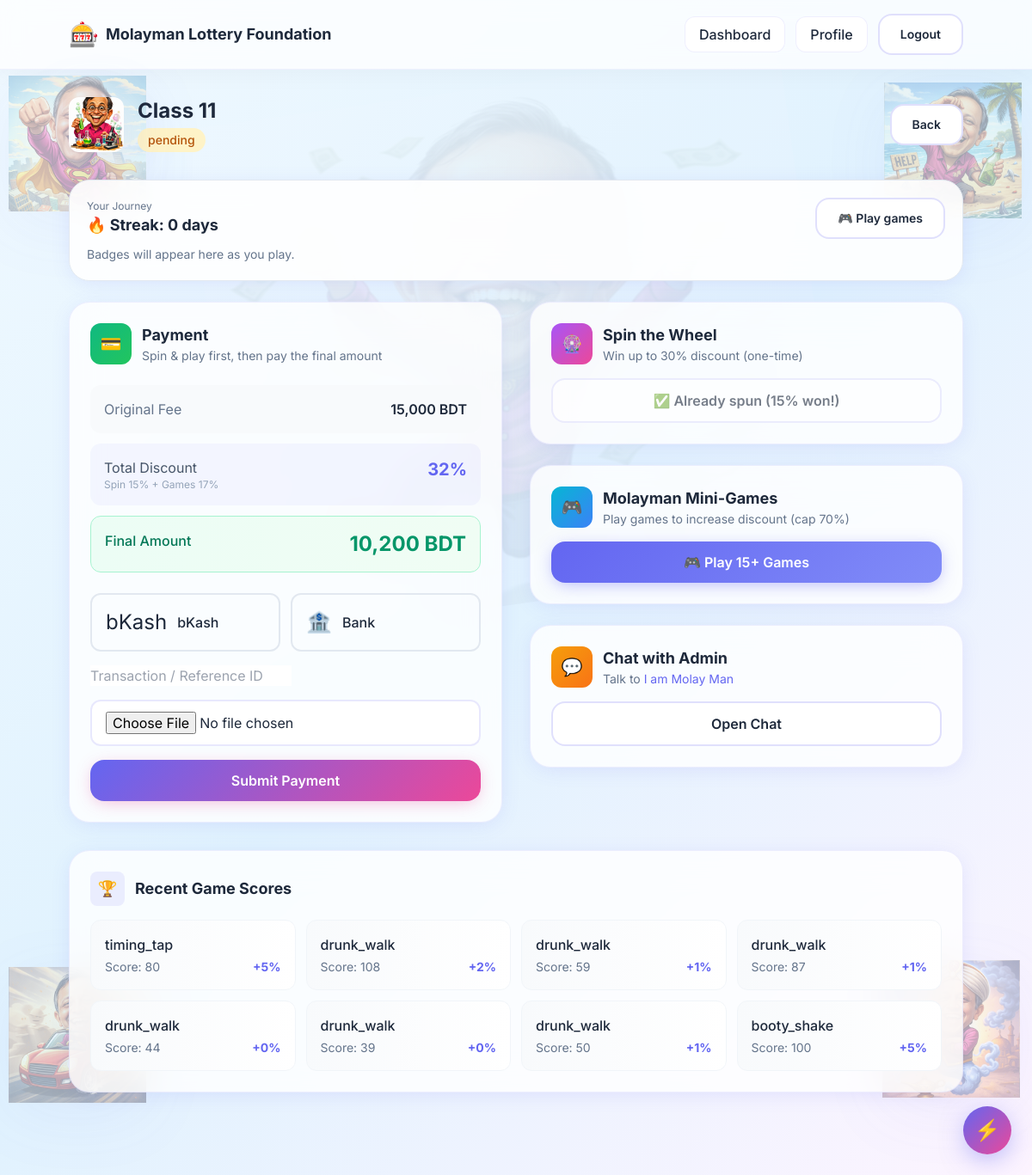
The page /client/application/2 (signed in) on the database its author committed.
### app/models.py (models this page shows, shortened)
class ClassFee(db.Model):
    id = db.Column(db.Integer, primary_key=True)
    class_name = db.Column(db.String(20), unique=True, nullable=False)  # e.g., "Class 6"
    amount_bdt = db.Column(db.Integer, nullable=False)
    updated_at = db.Column(db.DateTime, default=datetime.utcnow, nullable=False)

class Application(db.Model):
    id = db.Column(db.Integer, primary_key=True)
    user_id = db.Column(db.Integer, db.ForeignKey("user.id"), nullable=False)
    class_fee_id = db.Column(db.Integer, db.ForeignKey("class_fee.id"), nullable=False)
    status = db.Column(db.String(20), default="pending", nullable=False)  # pending/accepted/rejected
    payment_method = db.Column(db.String(20), nullable=True)  # bkash/bank
    payment_reference = db.Column(db.String(120), nullable=True)
    payment_proof_filename = db.Column(db.String(255), nullable=True)
    paid_at = db.Column(db.DateTime, nullable=True)
    spin_discount_pct = db.Column(db.Integer, default=0, nullable=False)  # 0..30
    games_discount_pct = db.Column(db.Integer, default=0, nullable=False)  # 0..70
    bonus_discount_pct = db.Column(db.Integer, default=0, nullable=False)  # weekly challenge bonus
    bonus_week_key = db.Column(db.String(12), nullable=True)  # e.g. "2026-W06"
    created_at = db.Column(db.DateTime, default=datetime.utcnow, nullable=False)
    user = db.relationship("User", back_populates="applications")
    class_fee = db.relationship("ClassFee")
    @property
    def total_discount_pct(self) -> int:
        return min(
            70,
            int(self.spin_discount_pct or 0)
            + int(self.games_discount_pct or 0)
            + int(self.bonus_discount_pct or 0),
        )
    @property
    def fee_amount(self) -> int:
        return int(self.class_fee.amount_bdt)
    @property
    def discounted_amount(self) -> int:
        return int(round(self.fee_amount * (1 - (self.total_discount_pct / 100.0))))
    @property
    def discounts_locked(self) -> bool:
        return self.payment_method is not None

class GameScore(db.Model):
    id = db.Column(db.Integer, primary_key=True)
    application_id = db.Column(db.Integer, db.ForeignKey("application.id"), nullable=False, index=True)
    game_key = db.Column(db.String(50), nullable=False)
    score = db.Column(db.Integer, nullable=False)
    earned_discount_pct = db.Column(db.Integer, nullable=False, default=0)
    is_flagged = db.Column(db.Boolean, nullable=False, default=False)
    flag_reason = db.Column(db.Text, nullable=True)
    created_at = db.Column(db.DateTime, default=datetime.utcnow, nullable=False)
    application = db.relationship("Application")

### app/client/routes.py (the view)
@bp.get("/application/<int:app_id>")
@login_required
def application(app_id: int):
    r = _require_client()
    if r:
        return r
    app_row = Application.query.filter_by(id=app_id, user_id=current_user.id).first_or_404()
    scores = GameScore.query.filter_by(application_id=app_row.id).order_by(GameScore.created_at.desc()).all()
    streak_days = compute_streak_days(current_user.id)
    recent_badges = (
        BadgeAward.query.filter_by(user_id=current_user.id)
        .order_by(BadgeAward.created_at.desc())
        .limit(5)
        .all()
    )
    return render_template(
        "client/application.html",
        app=app_row,
        scores=scores,
        streak_days=streak_days,
        recent_badges=recent_badges,
    )

### app/client/routes.py (called while the page is built)
def _require_client():
    if current_user.is_admin:
        flash("Admins must use the admin dashboard.", "error")
        return redirect(url_for("admin.dashboard"))
    return None

### app/engagement.py (called while the page is built)
def compute_streak_days(user_id: int, *, today: date | None = None) -> int:
    today = today or date.today()
    window_start = today - timedelta(days=40)
    days = (
        UserActivityDay.query.filter(
            UserActivityDay.user_id == user_id,
            UserActivityDay.day >= window_start,
            UserActivityDay.day <= today,
        )
        .order_by(UserActivityDay.day.desc())
        .all()
    )
    day_set = {row.day for row in days}
    streak = 0
    cursor = today
    while cursor in day_set:
        streak += 1
        cursor = cursor - timedelta(days=1)
    return streak

### app/models.py (called while the page is built)
@login_manager.user_loader
def load_user(user_id: str):
    return db.session.get(User, int(user_id))

### app/templates/client/application.html (shortened to what this page needs)
{% extends 'base.html' %}
{% block content %}
  <div class="py-8 w-full px-8 sm:px-12 lg:px-20 xl:px-32">
    <div class="flex items-center justify-between gap-4 mb-8 fade-in">
      <div class="flex items-center gap-4">
        <img
          src="{{ url_for('static', filename='images/caricatures/money.png') }}"
          alt="Application"
          class="w-16 h-16 rounded-xl object-cover caricature"
          onerror="this.style.display='none'; this.nextElementSibling.style.display='flex';"
        />
        <div>
          <h2 class="text-2xl font-bold text-slate-800">{{ app.class_fee.class_name }}</h2>
          <div class="flex items-center gap-2 mt-1">
            <span class="inline-flex items-center px-3 py-1 rounded-full text-sm font-medium {% if app.status == 'accepted' %}bg-green-100 text-green-700{% elif app.status == 'rejected' %}bg-red-100 text-red-700{% else %}bg-amber-100 text-amber-700{% endif %}">{{ app.status }}</span>
          </div>
        </div>
      </div>
      <a class="btn btn-secondary text-sm" href="{{ url_for('client.dashboard') }}">Back</a>
    </div>
    <div class="card rounded-3xl p-5 mb-6 bg-white/90 border border-slate-200">
      <div class="flex items-center justify-between gap-4 flex-wrap">
        <div>
          <div class="text-xs text-slate-500">Your Journey</div>
          <div class="text-lg font-bold text-slate-800">🔥 Streak: {{ streak_days }} day{% if streak_days != 1 %}s{% endif %}</div>
        </div>
        <a class="btn btn-secondary text-sm" href="{{ url_for('client.games', app_id=app.id) }}">🎮 Play games</a>
      </div>
      {% if recent_badges and recent_badges|length > 0 %}
        <div class="mt-3 flex flex-wrap gap-2">
          {% for b in recent_badges %}
            <span class="inline-flex items-center gap-1 px-3 py-1 rounded-full text-xs font-semibold bg-slate-100 text-slate-700 border border-slate-200">{{ b.icon }} {{ b.title }}</span>
          {% endfor %}
        </div>
      {% else %}
        <div class="mt-2 text-sm text-slate-500">Badges will appear here as you play.</div>
      {% endif %}
    </div>
    <div class="grid lg:grid-cols-2 gap-8">
      <div class="card rounded-3xl p-6 fade-in stagger-1">
        <div class="flex items-center gap-3 mb-6">
          <div class="w-12 h-12 rounded-xl bg-gradient-to-br from-emerald-500 to-green-500 flex items-center justify-center text-white text-xl">💳</div>
          <div>
            <h3 class="font-bold text-lg text-slate-800">Payment</h3>
            <p class="text-slate-500 text-sm">Spin & play first, then pay the final amount</p>
          </div>
        </div>
        <div class="space-y-3 mb-6">
          <div class="flex justify-between p-4 rounded-xl bg-slate-50">
            <span class="text-slate-500">Original Fee</span>
            <span class="font-semibold text-slate-800">{{ app.fee_amount|bdt }}</span>
          </div>
          <div class="flex justify-between p-4 rounded-xl bg-primary/5">
            <div>
              <span class="text-slate-600">Total Discount</span>
              <div class="text-xs text-slate-400">Spin {{ app.spin_discount_pct }}% + Games {{ app.games_discount_pct }}%{% if app.bonus_discount_pct %} + Bonus {{ app.bonus_discount_pct }}%{% endif %}</div>
            </div>
            <span class="font-bold text-xl text-primary">{{ app.total_discount_pct }}%</span>
          </div>
          <div class="flex justify-between p-4 rounded-xl bg-gradient-to-r from-emerald-50 to-green-50 border border-emerald-200">
            <span class="text-emerald-700 font-medium">Final Amount</span>
            <span class="font-bold text-2xl text-emerald-600">{{ app.discounted_amount|bdt }}</span>
          </div>
        </div>
        {% if app.payment_method %}
          <div class="p-4 rounded-xl bg-green-50 border border-green-200 text-green-800">
            <strong>✅ Payment Submitted</strong><br>
            Method: {{ app.payment_method }} • Discounts are locked.
          </div>
        {% else %}
          <form method="post" action="{{ url_for('client.payment', app_id=app.id) }}" enctype="multipart/form-data" class="space-y-4">
            <div class="grid grid-cols-2 gap-3">
              <label class="relative flex items-center gap-3 p-4 rounded-xl border-2 border-slate-200 cursor-pointer hover:border-primary/50 transition-colors has-[:checked]:border-primary has-[:checked]:bg-primary/5">
                <span class="text-2xl">bKash</span>
                <span class="font-medium">bKash</span>
              </label>
              <label class="relative flex items-center gap-3 p-4 rounded-xl border-2 border-slate-200 cursor-pointer hover:border-primary/50 transition-colors has-[:checked]:border-primary has-[:checked]:bg-primary/5">
                <span class="text-2xl">🏦</span>
                <span class="font-medium">Bank</span>
              </label>
            </div>
            <input name="reference" placeholder="Transaction / Reference ID" value="{{ app.payment_reference or '' }}" />
            <input type="file" name="proof" aria-label="Payment proof file" class="text-sm" />
            <button type="submit" class="btn btn-gradient w-full">Submit Payment</button>
          </form>
        {% endif %}
      </div>
      <div class="space-y-6">
        <div class="card rounded-3xl p-6 fade-in stagger-2">
          <div class="flex items-center gap-3 mb-4">
            <div class="w-12 h-12 rounded-xl bg-gradient-to-br from-purple-500 to-pink-500 flex items-center justify-center text-white text-xl">🎡</div>
            <div>
              <h3 class="font-bold text-lg text-slate-800">Spin the Wheel</h3>
              <p class="text-slate-500 text-sm">Win up to 30% discount (one-time)</p>
            </div>
          </div>
          <a href="{{ url_for('client.spin_page', app_id=app.id) }}" class="btn w-full {% if app.discounts_locked or app.spin_discount_pct>0 %}btn-secondary opacity-60 cursor-not-allowed{% else %}btn-gradient{% endif %}">
            {% if app.discounts_locked %}🔒 Payment submitted (locked){% elif app.spin_discount_pct>0 %}✅ Already spun ({{ app.spin_discount_pct }}% won!){% else %}🎰 Open Spin Wheel{% endif %}
          </a>
        </div>
        <div class="card rounded-3xl p-6 fade-in stagger-3">
          <div class="flex items-center gap-3 mb-4">
            <div class="w-12 h-12 rounded-xl bg-gradient-to-br from-cyan-500 to-blue-500 flex items-center justify-center text-white text-xl">🎮</div>
            <div>
              <h3 class="font-bold text-lg text-slate-800">Molayman Mini-Games</h3>
              <p class="text-slate-500 text-sm">Play games to increase discount (cap 70%)</p>
            </div>
          </div>
          <a href="{{ url_for('client.games', app_id=app.id) }}" class="btn w-full {% if app.discounts_locked %}btn-secondary opacity-60 cursor-not-allowed{% else %}btn-primary{% endif %}">
            {% if app.discounts_locked %}🔒 Payment submitted (locked){% else %}🎮 Play 15+ Games{% endif %}
          </a>
        </div>
        <div class="card rounded-3xl p-6 fade-in stagger-4">
          <div class="flex items-center gap-3 mb-4">
            <div class="w-12 h-12 rounded-xl bg-gradient-to-br from-amber-500 to-orange-500 flex items-center justify-center text-white text-xl">💬</div>
            <div>
              <h3 class="font-bold text-lg text-slate-800">Chat with Admin</h3>
              <p class="text-slate-500 text-sm">Talk to <span class="text-primary">I am Molay Man</span></p>
            </div>
          </div>
          <a href="{{ url_for('client.chat', app_id=app.id) }}" class="btn btn-secondary w-full">Open Chat</a>
        </div>
      </div>
    </div>
    <div class="mt-8 card rounded-3xl p-6 fade-in stagger-5">
      <div class="flex items-center gap-3 mb-4">
        <div class="w-10 h-10 rounded-lg bg-primary/10 flex items-center justify-center text-primary text-lg">🏆</div>
        <h3 class="font-bold text-lg text-slate-800">Recent Game Scores</h3>
      </div>
      <div class="grid sm:grid-cols-2 lg:grid-cols-4 gap-3">
        {% for s in scores[:8] %}
          <div class="p-4 rounded-xl bg-gradient-to-r from-slate-50 to-white border border-slate-100">
            <div class="font-medium text-slate-800">{{ s.game_key }}</div>
            <div class="flex items-center justify-between mt-1">
              <span class="text-sm text-slate-500">Score: {{ s.score }}</span>
              {% if s.is_flagged %}
                <span class="text-xs font-semibold text-amber-700 bg-amber-100 px-2 py-0.5 rounded-full">Flagged</span>
              {% else %}
                <span class="text-sm font-bold text-primary">+{{ s.earned_discount_pct }}%</span>
              {% endif %}
            </div>
          </div>
        {% else %}
          <div class="col-span-full text-center py-8 text-slate-400">
            <div class="text-3xl mb-2">🎮</div>
            <p>No game scores yet. Play some games!</p>
          </div>
        {% endfor %}
      </div>
    </div>
  </div>
{% endblock %}

### app/static/css/styles.css (style rules this page uses)
:root { --primary: #6366f1; --primary-light: #818cf8; --secondary: #ec4899; --accent: #f59e0b; --success: #10b981; --bg-gradient: linear-gradient(135deg, #f0f9ff 0%, #e0f2fe 50%, #fdf4ff 100%); --card-bg: rgba(255, 255, 255, 0.8); --card-border: rgba(99, 102, 241, 0.1); --text-primary: #1e293b; --text-secondary: #64748b; --shadow-soft: 0 4px 24px -4px rgba(99, 102, 241, 0.15); --shadow-hover: 0 12px 40px -8px rgba(99, 102, 241, 0.25); }
* { box-sizing: border-box; margin: 0; padding: 0; }
html { height: 100%; min-height: 100vh; width: 100%; }
body { height: 100%; min-height: 100vh; width: 100%; margin: 0; padding: 0; overflow-x: hidden; background: var(--bg-gradient); background-attachment: fixed; background-size: cover; color: var(--text-primary); font-family: 'Inter', system-ui, -apple-system, sans-serif; }
.card { background: var(--card-bg); border: 1px solid var(--card-border); border-radius: 24px; -webkit-backdrop-filter: blur(20px); backdrop-filter: blur(20px); box-shadow: var(--shadow-soft); transition: all 0.3s ease; }
.fade-in { animation: fade-in 0.6s ease-out forwards; opacity: 0; }
.stagger-1 { animation-delay: 0.1s; }
.stagger-2 { animation-delay: 0.2s; }
.stagger-3 { animation-delay: 0.3s; }
.stagger-4 { animation-delay: 0.4s; }
.stagger-5 { animation-delay: 0.5s; }
.btn { display: inline-flex; align-items: center; justify-content: center; gap: 8px; padding: 12px 24px; border-radius: 16px; font-weight: 600; cursor: pointer; transition: all 0.2s ease; border: none; text-decoration: none; }
.btn-primary { background: linear-gradient(135deg, var(--primary), var(--primary-light)); color: white; box-shadow: 0 4px 20px -4px rgba(99, 102, 241, 0.5); }
.btn-secondary { background: white; color: var(--text-primary); border: 2px solid rgba(99, 102, 241, 0.2); }
.btn-gradient { background: linear-gradient(135deg, var(--primary), var(--secondary)); color: white; box-shadow: 0 4px 20px -4px rgba(236, 72, 153, 0.4); }
.caricature { filter: drop-shadow(0 10px 30px rgba(99, 102, 241, 0.2)); transition: all 0.3s ease; }
input[type="text"], input[type="number"], input[type="email"], input[type="password"], input[type="file"], textarea, select { background: white; border: 2px solid rgba(99, 102, 241, 0.15); border-radius: 12px; padding: 12px 16px; font-size: 16px; color: var(--text-primary); transition: all 0.2s ease; width: 100%; }
.full-page { min-height: 100vh; min-height: 100dvh; width: 100%; display: flex; flex-direction: column; position: relative; }

### rows shown on the page
ClassFee: class_fee.class_name "Class 11", fee_amount|bdt "15,000 BDT", discounted_amount|bdt "10,200 BDT"
Application: status "pending", spin_discount_pct "15", games_discount_pct "17", total_discount_pct "32"
GameScore: game_key "timing_tap", score "80", earned_discount_pct "5"
GameScore: game_key "drunk_walk", score "108", earned_discount_pct "2"
GameScore: game_key "drunk_walk", score "59", earned_discount_pct "1"
GameScore: game_key "drunk_walk", score "87", earned_discount_pct "1"
GameScore: game_key "drunk_walk", score "44", earned_discount_pct "0"
GameScore: game_key "drunk_walk", score "39", earned_discount_pct "0"
GameScore: game_key "drunk_walk", score "50", earned_discount_pct "1"
GameScore: game_key "booty_shake", score "100", earned_discount_pct "5"

### other values the page prints
{{ streak_days }} "0"
